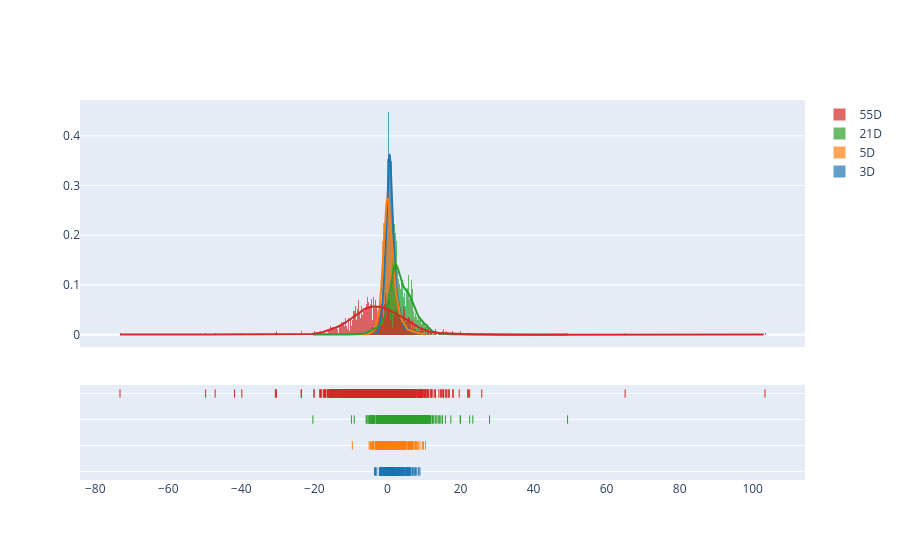

The cell this chart's notebook holds for it:
### Code cell
fig = ff.create_distplot([df[c] for c in df.columns], df.columns, bin_size=.25)
fig.show()

### Figure 1 — Plotly figure (JSON) as saved in the notebook; plotly's stock layout.template omitted (floating-point values rounded to 4 significant figures; data arrays with more than 128 entries replaced by an {"elided": "..."} marker saying what was removed)
{"data": [{"autobinx": false, "histnorm": "probability density", "legendgroup": "3D", "marker": {"color": "rgb(31, 119, 180)"}, "name": "3D", "opacity": 0.7, "type": "histogram", "x": {"elided": "1100 float values"}, "xaxis": "x", "xbins": {"end": 8.9, "size": 0.25, "start": -3.53}, "yaxis": "y"}, {"autobinx": false, "histnorm": "probability density", "legendgroup": "5D", "marker": {"color": "rgb(255, 127, 14)"}, "name": "5D", "opacity": 0.7, "type": "histogram", "x": {"elided": "1100 float values"}, "xaxis": "x", "xbins": {"end": 10.41, "size": 0.25, "start": -9.61}, "yaxis": "y"}, {"autobinx": false, "histnorm": "probability density", "legendgroup": "21D", "marker": {"color": "rgb(44, 160, 44)"}, "name": "21D", "opacity": 0.7, "type": "histogram", "x": {"elided": "1100 float values"}, "xaxis": "x", "xbins": {"end": 49.31, "size": 0.25, "start": -20.41}, "yaxis": "y"}, {"autobinx": false, "histnorm": "probability density", "legendgroup": "55D", "marker": {"color": "rgb(214, 39, 40)"}, "name": "55D", "opacity": 0.7, "type": "histogram", "x": {"elided": "1100 float values"}, "xaxis": "x", "xbins": {"end": 103.4, "size": 0.25, "start": -73.22}, "yaxis": "y"}, {"legendgroup": "3D", "marker": {"color": "rgb(31, 119, 180)"}, "mode": "lines", "name": "3D", "showlegend": false, "type": "scatter", "x": {"elided": "500 float values"}, "xaxis": "x", "y": {"elided": "500 float values"}, "yaxis": "y"}, {"legendgroup": "5D", "marker": {"color": "rgb(255, 127, 14)"}, "mode": "lines", "name": "5D", "showlegend": false, "type": "scatter", "x": {"elided": "500 float values"}, "xaxis": "x", "y": {"elided": "500 float values"}, "yaxis": "y"}, {"legendgroup": "21D", "marker": {"color": "rgb(44, 160, 44)"}, "mode": "lines", "name": "21D", "showlegend": false, "type": "scatter", "x": {"elided": "500 float values"}, "xaxis": "x", "y": {"elided": "500 float values"}, "yaxis": "y"}, {"legendgroup": "55D", "marker": {"color": "rgb(214, 39, 40)"}, "mode": "lines", "name": "55D", "showlegend": false, "type": "scatter", "x": {"elided": "500 float values"}, "xaxis": "x", "y": {"elided": "500 float values"}, "yaxis": "y"}, {"legendgroup": "3D", "marker": {"color": "rgb(31, 119, 180)", "symbol": "line-ns-open"}, "mode": "markers", "name": "3D", "showlegend": false, "type": "scatter", "x": {"elided": "1100 float values"}, "xaxis": "x", "y": {"elided": "1100 str values"}, "yaxis": "y2"}, {"legendgroup": "5D", "marker": {"color": "rgb(255, 127, 14)", "symbol": "line-ns-open"}, "mode": "markers", "name": "5D", "showlegend": false, "type": "scatter", "x": {"elided": "1100 float values"}, "xaxis": "x", "y": {"elided": "1100 str values"}, "yaxis": "y2"}, {"legendgroup": "21D", "marker": {"color": "rgb(44, 160, 44)", "symbol": "line-ns-open"}, "mode": "markers", "name": "21D", "showlegend": false, "type": "scatter", "x": {"elided": "1100 float values"}, "xaxis": "x", "y": {"elided": "1100 str values"}, "yaxis": "y2"}, {"legendgroup": "55D", "marker": {"color": "rgb(214, 39, 40)", "symbol": "line-ns-open"}, "mode": "markers", "name": "55D", "showlegend": false, "type": "scatter", "x": {"elided": "1100 float values"}, "xaxis": "x", "y": {"elided": "1100 str values"}, "yaxis": "y2"}], "layout": {"barmode": "overlay", "hovermode": "closest", "legend": {"traceorder": "reversed"}, "xaxis": {"anchor": "y2", "domain": [0, 1], "zeroline": false}, "yaxis": {"anchor": "free", "domain": [0.35, 1], "position": 0}, "yaxis2": {"anchor": "x", "domain": [0, 0.25], "dtick": 1, "showticklabels": false}}}
